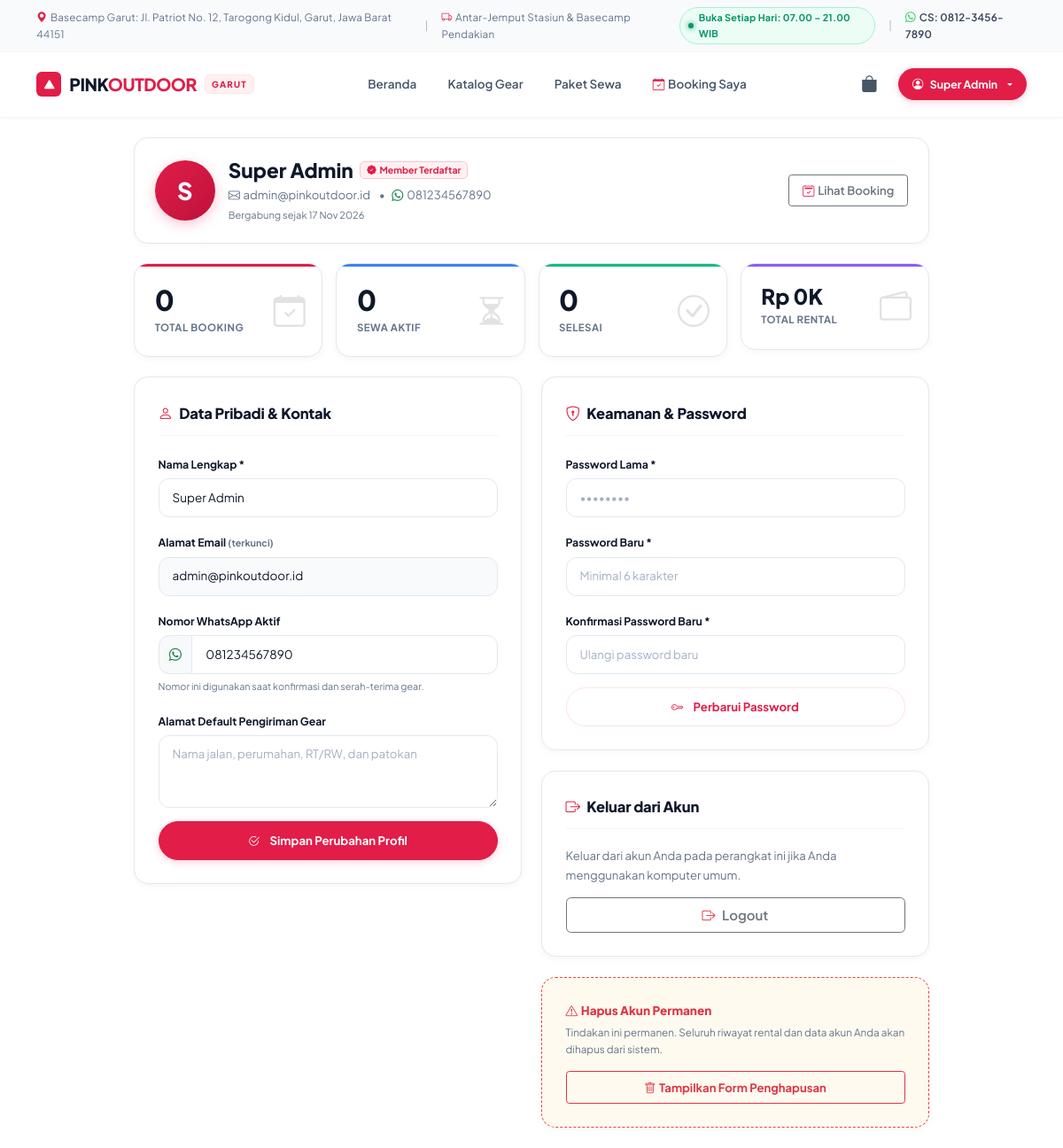
Screenshot of /user/profile.php (signed in) with the database file from the repository.
### tables this page shows
CREATE TABLE IF NOT EXISTS `users` (
  `id`         INT(11) NOT NULL AUTO_INCREMENT,
  `name`       VARCHAR(100) NOT NULL,
  `email`      VARCHAR(100) NOT NULL UNIQUE,
  `phone`      VARCHAR(20) DEFAULT NULL,
  `address`    TEXT DEFAULT NULL,
  `password`   VARCHAR(255) NOT NULL,
  `role`       ENUM('admin','staff','user') NOT NULL DEFAULT 'user',
  `avatar`     VARCHAR(255) DEFAULT 'default.png',
  `status`     ENUM('active','inactive') NOT NULL DEFAULT 'active',
  `created_at` TIMESTAMP DEFAULT CURRENT_TIMESTAMP,
  `updated_at` TIMESTAMP DEFAULT CURRENT_TIMESTAMP ON UPDATE CURRENT_TIMESTAMP,
  PRIMARY KEY (`id`)
);

### config/session.php (called while the page is built, shortened)
<?php
function getUserId(): int {
    return (int)($_SESSION['user_id'] ?? 0);
}

### user/profile.php (the view, shortened to what this page needs)
<?php
require_once '../config/config.php';
$uid = getUserId();
$stmtUser = $conn->prepare("SELECT * FROM users WHERE id=? LIMIT 1");
$stmtUser->bind_param('i', $uid);
$stmtUser->execute();
$user = $stmtUser->get_result()->fetch_assoc();
$stmtStats = $conn->prepare("SELECT COUNT(*) AS total, SUM(CASE WHEN status='selesai' THEN 1 ELSE 0 END) AS selesai, SUM(CASE WHEN status IN ('diproses','sedang_sewa') THEN 1 ELSE 0 END) AS aktif, COALESCE(SUM(total_price),0) AS total_spent FROM bookings WHERE user_id=?");
$stmtStats->bind_param('i', $uid);
$stmtStats->execute();
$stats = $stmtStats->get_result()->fetch_assoc();
?>
<!DOCTYPE html>
<html lang="id">
<head>
  <link href="https://cdn.jsdelivr.net/npm/bootstrap@5.3.2/dist/css/bootstrap.min.css" rel="stylesheet">
  <link href="https://cdn.jsdelivr.net/npm/bootstrap-icons@1.11.3/font/bootstrap-icons.min.css" rel="stylesheet">
  <link href="https://cdn.jsdelivr.net/npm/sweetalert2@11/dist/sweetalert2.min.css" rel="stylesheet">
  <link href="<?= BASE_URL ?>assets/css/style.css" rel="stylesheet">
</head>
<body>
<?php include '../config/partials/navbar_user.php'; ?>
<div class="container py-4" style="max-width:920px;">
  <div class="section-card mb-4 p-4">
    <div class="d-flex align-items-center justify-content-between flex-wrap gap-3">
      <div class="d-flex align-items-center gap-3">
        <div class="d-flex align-items-center justify-content-center fw-800 text-white flex-shrink-0"
             style="width:68px;height:68px;border-radius:50%;background:linear-gradient(135deg,var(--pink),#be123c);font-size:1.8rem;box-shadow:0 4px 14px rgba(225,29,72,.25);">
          <?= strtoupper(substr($user['name'],0,1)) ?>
        </div>
        <div>
          <div class="d-flex align-items-center gap-2">
            <h4 class="fw-800 mb-0" style="color:var(--text-primary);"><?= htmlspecialchars($user['name']) ?></h4>
            <span class="badge" style="background:var(--pink-subtle);color:var(--pink);border:1px solid rgba(225,29,72,.2);font-size:.7rem;">
              <i class="bi bi-patch-check-fill me-1"></i>Member Terdaftar
            </span>
          </div>
          <div class="text-muted small mt-1">
            <i class="bi bi-envelope me-1"></i><?= htmlspecialchars($user['email']) ?>
            <?php if (!empty($user['phone'])): ?>
            <span class="mx-2">•</span><i class="bi bi-whatsapp text-success me-1"></i><?= htmlspecialchars($user['phone']) ?>
            <?php endif; ?>
          </div>
          <div class="text-muted" style="font-size:.74rem;margin-top:2px;">
            Bergabung sejak <?= date('d M Y', strtotime($user['created_at'])) ?>
          </div>
        </div>
      </div>
      <div class="d-flex align-items-center gap-2">
        <a href="bookings.php" class="btn btn-outline-secondary btn-sm py-2 px-3 fw-600">
          <i class="bi bi-calendar2-check me-1 text-pink"></i>Lihat Booking
        </a>
      </div>
    </div>
  </div>
  <div class="row g-3 mb-4">
    <div class="col-6 col-md-3">
      <div class="stat-card stat-pink">
        <div class="stat-num"><?= (int)$stats['total'] ?></div>
        <div class="stat-label">Total Booking</div>
        <i class="bi bi-calendar-check stat-icon"></i>
      </div>
    </div>
    <div class="col-6 col-md-3">
      <div class="stat-card stat-blue">
        <div class="stat-num"><?= (int)$stats['aktif'] ?></div>
        <div class="stat-label">Sewa Aktif</div>
        <i class="bi bi-hourglass-split stat-icon"></i>
      </div>
    </div>
    <div class="col-6 col-md-3">
      <div class="stat-card stat-green">
        <div class="stat-num"><?= (int)$stats['selesai'] ?></div>
        <div class="stat-label">Selesai</div>
        <i class="bi bi-check-circle stat-icon"></i>
      </div>
    </div>
    <div class="col-6 col-md-3">
      <div class="stat-card stat-purple">
        <div class="stat-num" style="font-size:1.6rem;">Rp <?= number_format((float)$stats['total_spent']/1000, 0, ',', '.') ?>K</div>
        <div class="stat-label">Total Rental</div>
        <i class="bi bi-wallet2 stat-icon"></i>
      </div>
    </div>
  </div>
  <div class="row g-4">
    <div class="col-lg-6">
      <div class="section-card mb-4">
        <div class="section-title"><i class="bi bi-person me-2 text-pink"></i>Data Pribadi & Kontak</div>
        <form method="POST">
          <div class="mb-3">
            <label class="form-label small fw-700">Nama Lengkap *</label>
            <input type="text" name="name" class="form-control" required value="<?= htmlspecialchars($user['name']) ?>">
          </div>
          <div class="mb-3">
            <label class="form-label small fw-700">Alamat Email <small class="text-muted">(terkunci)</small></label>
            <input type="email" class="form-control" value="<?= htmlspecialchars($user['email']) ?>" disabled style="background:var(--surface-2);">
          </div>
          <div class="mb-3">
            <label class="form-label small fw-700">Nomor WhatsApp Aktif</label>
            <div class="input-group">
              <span class="input-group-text bg-light"><i class="bi bi-whatsapp text-success"></i></span>
              <input type="tel" name="phone" class="form-control" value="<?= htmlspecialchars($user['phone'] ?? '') ?>" placeholder="08xxxxxxxxxx">
            </div>
            <small class="text-muted" style="font-size:.72rem;">Nomor ini digunakan saat konfirmasi dan serah-terima gear.</small>
          </div>
          <div class="mb-3">
            <label class="form-label small fw-700">Alamat Default Pengiriman Gear</label>
            <textarea name="address" class="form-control" rows="3" placeholder="Nama jalan, perumahan, RT/RW, dan patokan"><?= htmlspecialchars($user['address'] ?? '') ?></textarea>
          </div>
          <button type="submit" class="btn-pink w-100 py-2 fw-700">
            <i class="bi bi-check2-circle me-1"></i>Simpan Perubahan Profil
          </button>
        </form>
      </div>
    </div>
    <div class="col-lg-6">
      <div class="section-card mb-4">
        <div class="section-title"><i class="bi bi-shield-lock me-2 text-pink"></i>Keamanan & Password</div>
        <form method="POST">
          <div class="mb-3">
            <label class="form-label small fw-700">Password Lama *</label>
            <input type="password" name="old_password" class="form-control" placeholder="••••••••" required>
          </div>
          <div class="mb-3">
            <label class="form-label small fw-700">Password Baru *</label>
            <input type="password" name="new_password" class="form-control" placeholder="Minimal 6 karakter" required minlength="6">
          </div>
          <div class="mb-3">
            <label class="form-label small fw-700">Konfirmasi Password Baru *</label>
            <input type="password" name="confirm_password" class="form-control" placeholder="Ulangi password baru" required>
          </div>
          <button type="submit" class="btn-pink-outline w-100 py-2 fw-700">
            <i class="bi bi-key me-1"></i>Perbarui Password
          </button>
        </form>
      </div>
      <div class="section-card mb-4">
        <div class="section-title"><i class="bi bi-box-arrow-right me-2 text-pink"></i>Keluar dari Akun</div>
        <p class="text-muted small mb-3">Keluar dari akun Anda pada perangkat ini jika Anda menggunakan komputer umum.</p>
        <button type="button" class="btn btn-outline-secondary w-100 py-2 fw-600" onclick="confirmLogout()">
          <i class="bi bi-box-arrow-right me-2 text-danger"></i>Logout
        </button>
      </div>
      <div class="section-card" style="border:1px dashed #ef4444;background:#fffaf0;">
        <div class="fw-800 text-danger mb-1" style="font-size:.9rem;"><i class="bi bi-exclamation-triangle me-1"></i>Hapus Akun Permanen</div>
        <p class="text-muted small mb-3" style="font-size:.78rem;">
          Tindakan ini permanen. Seluruh riwayat rental dan data akun Anda akan dihapus dari sistem.
        </p>
        <button class="btn btn-outline-danger btn-sm w-100 py-2 fw-700" data-bs-toggle="collapse" data-bs-target="#deleteForm">
          <i class="bi bi-trash me-1"></i>Tampilkan Form Penghapusan
        </button>
      </div>
    </div>
  </div>
</div>
</body>
</html>

### rows the page displays
users: name "S", name "Super Admin", email "admin@pinkoutdoor.id", phone "081234567890", created_at "17 Nov 2026"

### other values shown
BASECAMP_ADDRESS "Jl. Patriot No. 12, Tarogong Kidul, Garut, Jawa Barat 44151"
BASECAMP_HOURS "Buka Setiap Hari: 07.00 – 21.00 WIB"
STORE_PHONE "0812-3456-7890"
getUserName() "Super Admin"
$stats['total'] "0"
$stats['aktif'] "0"
$stats['selesai'] "0"
